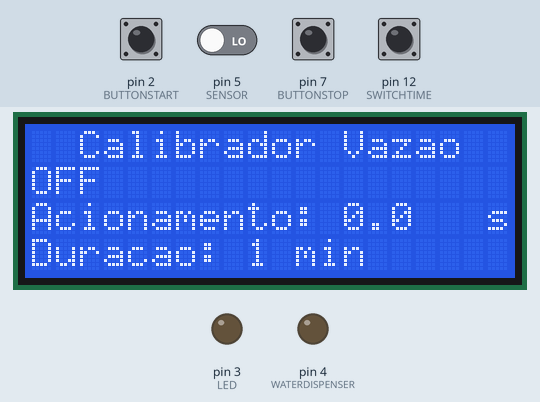
This sketch was run on a simulated Arduino Uno, built with avr-gcc and run on an emulated ATmega328P. Parts: 20×4 character LCD, output pins drawn as LEDs (lit = HIGH). The inputs (shaded band) are chosen by the test bench; at power-on: pin 2 (BUTTONSTART), pin 7 (BUTTONSTOP), pin 12 (SWITCHTIME) HIGH, pin 5 (SENSOR) LOW. What the sketch prints to the serial monitor is not drawn.

Above: at 1.3 s.
1.4 s: pin 2 (BUTTONSTART) pulled LOW for 0.15 s
3.0 s: pin 2 (BUTTONSTART) pulled LOW for 1 s
At 3.7 s:
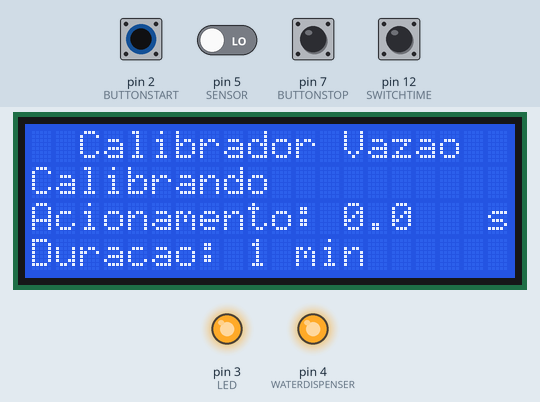
5.5 s: pin 7 (BUTTONSTOP) pulled LOW for 0.15 s
At 6.5 s:
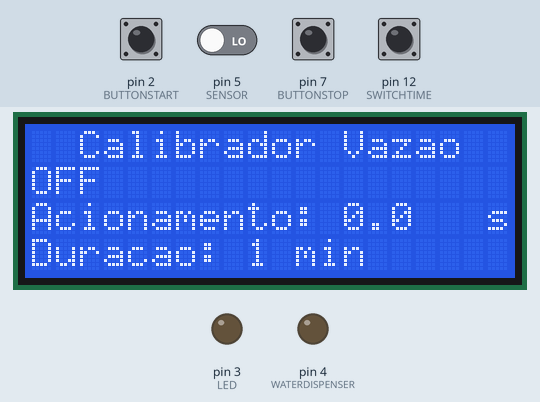
Timing chart, 0 to 8.5 s (numbered marks = the images above; inputs shaded):
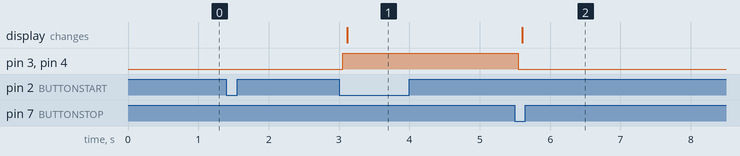

The sketch:

CalibradorVazao.ino
```cpp
/* 10 min on ou 1 min on dependendo do nivel lógico de 1 porta
 * botão para start
 * LED on enquanto está em funcionamento
 */

#include <Wire.h>
#include <LiquidCrystal_I2C.h>

#define BUTTONSTART 2
#define LED 3
#define WATERDISPENSER 4
#define SENSOR 5
#define BUTTONSTOP 7
#define SWITCHTIME 12

#define BOUNCINGTIME 400

#define COLUMN 20
#define LINE 4
#define ADDR 0x27

LiquidCrystal_I2C lcd(ADDR, COLUMN, LINE);

int lastStartButtonState = HIGH;
int startButtonState;
int lastStopButtonState = HIGH;
int stopButtonState;
unsigned long lastStartDebounceTime = 0;
unsigned long lastStopDebounceTime = 0;
unsigned long debounceTime = 50;

bool lastCalibrationState = false;
bool calibrationRunning = false;
unsigned long calibrationStartTime = 0;
unsigned long calibrationDuration = 0;

unsigned long lastDisplayedTime = 0;

int lastSensorState = HIGH;
unsigned long sensorTriggerTime = 0;

const unsigned long SHORT_TIME = 60000;
const unsigned long LONG_TIME = 600000;

void setup()
{
  Wire.begin();
  Serial.begin(9600);

  lcd.init();
  lcd.backlight();
  lcd.home();

  pinMode(LED, OUTPUT);
  digitalWrite(LED, LOW);
  pinMode(WATERDISPENSER, OUTPUT);
  digitalWrite(WATERDISPENSER, LOW);
  pinMode(SWITCHTIME, INPUT_PULLUP);
  pinMode(BUTTONSTART, INPUT_PULLUP);
  pinMode(BUTTONSTOP, INPUT_PULLUP);

  Serial.println("CLEARDATA");
  Serial.println("LABEL, Data, Hora, tempo (s)");

  updateDisplay(false, 0, digitalRead(SWITCHTIME) == LOW);
}

void loop()
{
  int startButtonReading = digitalRead(BUTTONSTART);
  int stopButtonReading = digitalRead(BUTTONSTOP);

  if (startButtonReading != lastStartButtonState)
  {
    lastStartDebounceTime = millis();
  }

  if ((millis() - lastStartDebounceTime) > debounceTime)
  {
    if (startButtonReading != startButtonState)
    {
      startButtonState = startButtonReading;
      if (startButtonState == LOW)
      {
        Serial.println("click");

        if (!calibrationRunning)
        {
          startCalibration();
        }
      }
    }
  }

  lastStartButtonState = startButtonReading;

  if (stopButtonReading != lastStopButtonState)
  {
    lastStopDebounceTime = millis();
  }

  if ((millis() - lastStopDebounceTime) > debounceTime)
  {
    if (stopButtonReading != stopButtonState)
    {
      stopButtonState = stopButtonReading;

      if (stopButtonState == LOW)
      {
        endCalibration();
      }
    }
  }

  lastStopButtonState = stopButtonReading;

  if (calibrationRunning)
  {
    int sensorReading = digitalRead(SENSOR);

    if (sensorReading == LOW && lastSensorState == HIGH)
    {
      sensorTriggerTime = millis() - calibrationStartTime;

      Serial.print("DATA,DATE,TIME,");
      Serial.println(sensorTriggerTime / 1000.0);

      endCalibration();
    }
    lastSensorState = sensorReading;

    if (millis() - calibrationStartTime >= calibrationDuration)
    {
      endCalibration();
    }
  }

  bool stateChanged = (calibrationRunning != lastCalibrationState);
  bool timeChanged = (calibrationRunning && sensorTriggerTime != lastDisplayedTime);

  if (stateChanged || timeChanged)
  {
    lastCalibrationState = calibrationRunning;
    lastDisplayedTime = sensorTriggerTime;
    updateDisplay(calibrationRunning, sensorTriggerTime, digitalRead(SWITCHTIME) == LOW);
  }
}

void startCalibration()
{
  int configTime = digitalRead(SWITCHTIME);

  if (configTime == HIGH)
  {
    calibrationDuration = SHORT_TIME;
  }
  else
  {
    calibrationDuration = LONG_TIME;
  }

  calibrationRunning = true;
  calibrationStartTime = millis();
  digitalWrite(LED, HIGH);
  digitalWrite(WATERDISPENSER, HIGH);
  sensorTriggerTime = 0;
}

void endCalibration()
{
  calibrationRunning = false;
  digitalWrite(WATERDISPENSER, LOW);
  digitalWrite(LED, LOW);
}

void updateDisplay(bool isCalibrating, unsigned long activationTime, bool isShort)
{
  lcd.clear();
  lcd.setCursor(0, 0);
  lcd.print("  Calibrador Vazao");
  lcd.setCursor(0, 1);
  lcd.print(isCalibrating ? "Calibrando" : "OFF");
  lcd.setCursor(0, 2);
  lcd.print("Acionamento: ");
  lcd.setCursor(13, 2);
  lcd.print(activationTime / 1000.0, 1);
  lcd.setCursor(19, 2);
  lcd.print("s");
  lcd.setCursor(0, 3);
  lcd.print(isShort ? "Duracao: 10 min" : "Duracao: 1 min");
}
```

Measured:
- after the input at 3.0 s, pin 3 (LED), pin 4 (WATERDISPENSER): LOW → HIGH after 0.05 s; the display: changes after 0.11 s (image 1)
- after the input at 5.5 s, pin 3 (LED), pin 4 (WATERDISPENSER): HIGH → LOW after 0.05 s; the display: changes after 0.11 s (image 2)
